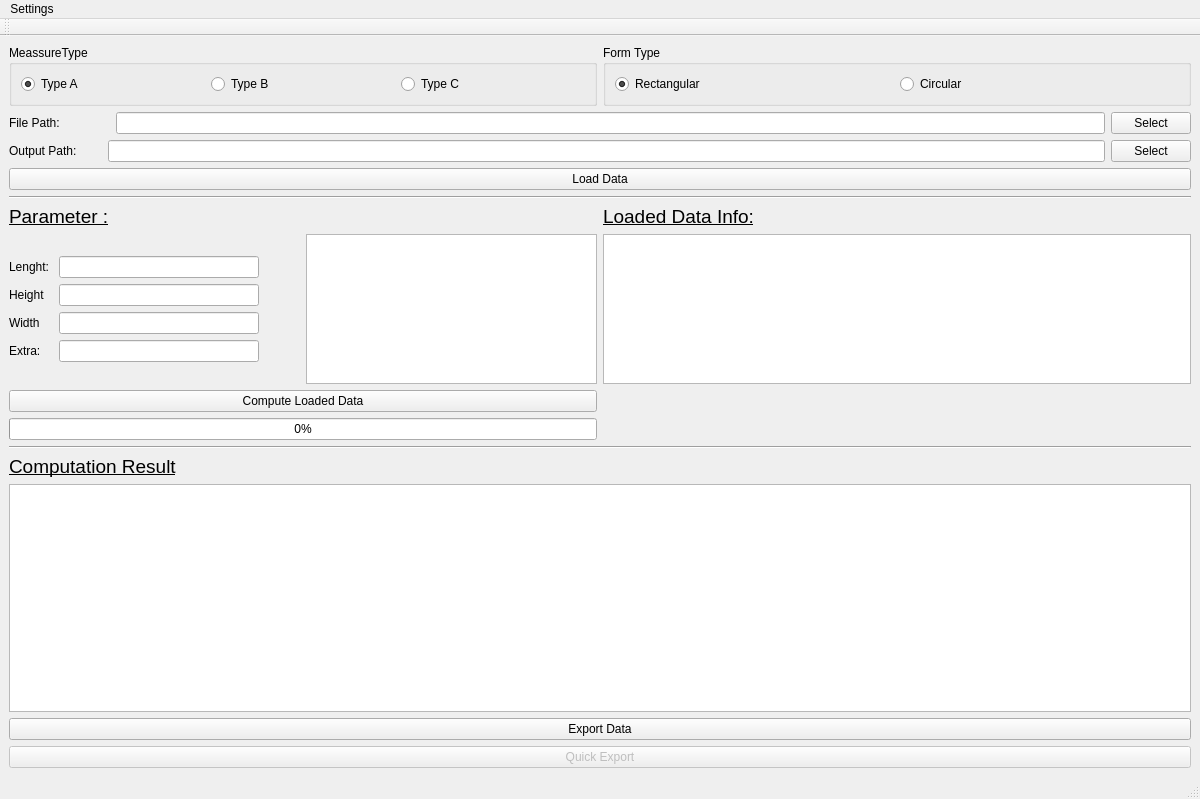
<?xml version="1.0" encoding="UTF-8"?>
<ui version="4.0">
 <class>MainWindow</class>
 <widget class="QMainWindow" name="MainWindow">
  <property name="geometry">
   <rect>
    <x>0</x>
    <y>0</y>
    <width>1200</width>
    <height>799</height>
   </rect>
  </property>
  <property name="windowTitle">
   <string>MainWindow</string>
  </property>
  <widget class="QWidget" name="centralwidget">
   <property name="minimumSize">
    <size>
     <width>1200</width>
     <height>600</height>
    </size>
   </property>
   <layout class="QVBoxLayout" name="verticalLayout_2">
    <item>
     <layout class="QVBoxLayout" name="verticalLayout">
      <item>
       <layout class="QVBoxLayout" name="verticalLayout_4">
        <item>
         <layout class="QHBoxLayout" name="horizontalLayout_8">
          <item>
           <widget class="QGroupBox" name="bgrpMeassureType">
            <property name="title">
             <string>MeassureType</string>
            </property>
            <layout class="QHBoxLayout" name="horizontalLayout_5">
             <item>
              <widget class="QRadioButton" name="rbTypeA">
               <property name="text">
                <string>Type A</string>
               </property>
               <property name="checked">
                <bool>true</bool>
               </property>
              </widget>
             </item>
             <item>
              <widget class="QRadioButton" name="rbTypeB">
               <property name="text">
                <string>Type B</string>
               </property>
              </widget>
             </item>
             <item>
              <widget class="QRadioButton" name="rbTypeC">
               <property name="text">
                <string>Type C</string>
               </property>
              </widget>
             </item>
            </layout>
           </widget>
          </item>
          <item>
           <widget class="QGroupBox" name="bgrpFormType">
            <property name="title">
             <string>Form Type</string>
            </property>
            <layout class="QHBoxLayout" name="horizontalLayout_9">
             <item>
              <widget class="QRadioButton" name="rbRectangular">
               <property name="text">
                <string>Rectangular</string>
               </property>
               <property name="checked">
                <bool>true</bool>
               </property>
              </widget>
             </item>
             <item>
              <widget class="QRadioButton" name="rbCircular">
               <property name="text">
                <string>Circular</string>
               </property>
              </widget>
             </item>
            </layout>
           </widget>
          </item>
         </layout>
        </item>
        <item>
         <layout class="QVBoxLayout" name="verticalLayout_5">
          <item>
           <layout class="QHBoxLayout" name="horizontalLayout_6">
            <item>
             <widget class="QLabel" name="label">
              <property name="text">
               <string>File Path:</string>
              </property>
             </widget>
            </item>
            <item>
             <spacer name="horizontalSpacer">
              <property name="orientation">
               <enum>Qt::Horizontal</enum>
              </property>
              <property name="sizeType">
               <enum>QSizePolicy::Fixed</enum>
              </property>
              <property name="sizeHint" stdset="0">
               <size>
                <width>50</width>
                <height>20</height>
               </size>
              </property>
             </spacer>
            </item>
            <item>
             <widget class="QLineEdit" name="leInputPath">
              <property name="enabled">
               <bool>true</bool>
              </property>
              <property name="readOnly">
               <bool>true</bool>
              </property>
             </widget>
            </item>
            <item>
             <widget class="QPushButton" name="btnSelecInputPath">
              <property name="text">
               <string>Select</string>
              </property>
             </widget>
            </item>
           </layout>
          </item>
          <item>
           <layout class="QHBoxLayout" name="horizontalLayout_7">
            <item>
             <widget class="QLabel" name="label_2">
              <property name="text">
               <string>Output Path:</string>
              </property>
             </widget>
            </item>
            <item>
             <spacer name="horizontalSpacer_2">
              <property name="orientation">
               <enum>Qt::Horizontal</enum>
              </property>
              <property name="sizeType">
               <enum>QSizePolicy::Fixed</enum>
              </property>
              <property name="sizeHint" stdset="0">
               <size>
                <width>25</width>
                <height>20</height>
               </size>
              </property>
             </spacer>
            </item>
            <item>
             <widget class="QLineEdit" name="leOutputPath">
              <property name="readOnly">
               <bool>true</bool>
              </property>
             </widget>
            </item>
            <item>
             <widget class="QPushButton" name="btnSelectOutputPath">
              <property name="text">
               <string>Select</string>
              </property>
             </widget>
            </item>
           </layout>
          </item>
         </layout>
        </item>
       </layout>
      </item>
      <item>
       <widget class="QPushButton" name="btnLoadData">
        <property name="text">
         <string>Load Data</string>
        </property>
       </widget>
      </item>
      <item>
       <widget class="Line" name="line">
        <property name="orientation">
         <enum>Qt::Horizontal</enum>
        </property>
       </widget>
      </item>
      <item>
       <layout class="QHBoxLayout" name="horizontalLayout_2" stretch="0,0">
        <property name="spacing">
         <number>6</number>
        </property>
        <item>
         <layout class="QVBoxLayout" name="verticalLayout_8">
          <item>
           <widget class="QLabel" name="label_4">
            <property name="lineWidth">
             <number>5</number>
            </property>
            <property name="text">
             <string>&lt;html&gt;&lt;head/&gt;&lt;body&gt;&lt;p&gt;&lt;span style=&quot; font-size:14pt; text-decoration: underline;&quot;&gt;Parameter :&lt;/span&gt;&lt;/p&gt;&lt;/body&gt;&lt;/html&gt;</string>
            </property>
            <property name="scaledContents">
             <bool>false</bool>
            </property>
           </widget>
          </item>
          <item>
           <layout class="QHBoxLayout" name="horizontalLayout_3">
            <item>
             <layout class="QFormLayout" name="formLayout_2">
              <property name="labelAlignment">
               <set>Qt::AlignBottom|Qt::AlignLeading|Qt::AlignLeft</set>
              </property>
              <property name="formAlignment">
               <set>Qt::AlignLeading|Qt::AlignLeft|Qt::AlignVCenter</set>
              </property>
              <item row="1" column="0">
               <widget class="QLabel" name="label_3">
                <property name="text">
                 <string>Lenght: </string>
                </property>
               </widget>
              </item>
              <item row="1" column="1">
               <widget class="QLineEdit" name="txtLenght">
                <property name="maximumSize">
                 <size>
                  <width>200</width>
                  <height>16777215</height>
                 </size>
                </property>
               </widget>
              </item>
              <item row="2" column="0">
               <widget class="QLabel" name="label_5">
                <property name="text">
                 <string>Height</string>
                </property>
               </widget>
              </item>
              <item row="2" column="1">
               <widget class="QLineEdit" name="txtHeight">
                <property name="maximumSize">
                 <size>
                  <width>200</width>
                  <height>16777215</height>
                 </size>
                </property>
               </widget>
              </item>
              <item row="3" column="0">
               <widget class="QLabel" name="label_6">
                <property name="text">
                 <string>Width</string>
                </property>
               </widget>
              </item>
              <item row="3" column="1">
               <widget class="QLineEdit" name="txtWidth">
                <property name="maximumSize">
                 <size>
                  <width>200</width>
                  <height>16777215</height>
                 </size>
                </property>
               </widget>
              </item>
              <item row="4" column="0">
               <widget class="QLabel" name="label_7">
                <property name="text">
                 <string>Extra:</string>
                </property>
               </widget>
              </item>
              <item row="4" column="1">
               <widget class="QLineEdit" name="txtExtra">
                <property name="maximumSize">
                 <size>
                  <width>200</width>
                  <height>16777215</height>
                 </size>
                </property>
               </widget>
              </item>
             </layout>
            </item>
            <item>
             <layout class="QVBoxLayout" name="verticalLayout_7"/>
            </item>
            <item>
             <widget class="QGraphicsView" name="graphicsView">
              <property name="maximumSize">
               <size>
                <width>300</width>
                <height>150</height>
               </size>
              </property>
             </widget>
            </item>
           </layout>
          </item>
          <item>
           <widget class="QPushButton" name="btnComputeData">
            <property name="text">
             <string>Compute Loaded Data</string>
            </property>
           </widget>
          </item>
          <item>
           <widget class="QProgressBar" name="pgbLoadedData">
            <property name="value">
             <number>0</number>
            </property>
           </widget>
          </item>
         </layout>
        </item>
        <item>
         <layout class="QVBoxLayout" name="verticalLayout_9">
          <item>
           <widget class="QLabel" name="label_9">
            <property name="maximumSize">
             <size>
              <width>16777215</width>
              <height>200</height>
             </size>
            </property>
            <property name="text">
             <string>&lt;html&gt;&lt;head/&gt;&lt;body&gt;&lt;p&gt;&lt;span style=&quot; font-size:14pt; text-decoration: underline;&quot;&gt;Loaded Data Info:&lt;/span&gt;&lt;/p&gt;&lt;/body&gt;&lt;/html&gt;</string>
            </property>
           </widget>
          </item>
          <item>
           <widget class="QTableView" name="tblDataInfo">
            <property name="maximumSize">
             <size>
              <width>16777215</width>
              <height>150</height>
             </size>
            </property>
           </widget>
          </item>
          <item>
           <spacer name="verticalSpacer_2">
            <property name="orientation">
             <enum>Qt::Vertical</enum>
            </property>
            <property name="sizeHint" stdset="0">
             <size>
              <width>20</width>
              <height>20</height>
             </size>
            </property>
           </spacer>
          </item>
         </layout>
        </item>
       </layout>
      </item>
     </layout>
    </item>
    <item>
     <widget class="Line" name="line_2">
      <property name="orientation">
       <enum>Qt::Horizontal</enum>
      </property>
     </widget>
    </item>
    <item>
     <layout class="QVBoxLayout" name="verticalLayout_3">
      <item>
       <layout class="QVBoxLayout" name="verticalLayout_10" stretch="0,0,0,0">
        <property name="spacing">
         <number>6</number>
        </property>
        <item>
         <widget class="QLabel" name="label_8">
          <property name="text">
           <string>&lt;html&gt;&lt;head/&gt;&lt;body&gt;&lt;p&gt;&lt;span style=&quot; font-size:14pt; text-decoration: underline;&quot;&gt;Computation Result&lt;/span&gt;&lt;/p&gt;&lt;/body&gt;&lt;/html&gt;</string>
          </property>
         </widget>
        </item>
        <item>
         <widget class="QTableView" name="tblComputationResult"/>
        </item>
        <item>
         <widget class="QPushButton" name="btnExportData">
          <property name="text">
           <string>Export Data</string>
          </property>
         </widget>
        </item>
        <item>
         <widget class="QPushButton" name="btnQuickExport">
          <property name="enabled">
           <bool>false</bool>
          </property>
          <property name="text">
           <string>Quick Export</string>
          </property>
         </widget>
        </item>
       </layout>
      </item>
     </layout>
    </item>
   </layout>
  </widget>
  <widget class="QMenuBar" name="menubar">
   <property name="geometry">
    <rect>
     <x>0</x>
     <y>0</y>
     <width>1200</width>
     <height>22</height>
    </rect>
   </property>
   <widget class="QMenu" name="menuSettings">
    <property name="title">
     <string>Settings</string>
    </property>
    <addaction name="actionEnable_Disable_Fast_Complete"/>
   </widget>
   <addaction name="menuSettings"/>
  </widget>
  <widget class="QStatusBar" name="statusbar"/>
  <widget class="QToolBar" name="toolBar">
   <property name="windowTitle">
    <string>toolBar</string>
   </property>
   <attribute name="toolBarArea">
    <enum>TopToolBarArea</enum>
   </attribute>
   <attribute name="toolBarBreak">
    <bool>false</bool>
   </attribute>
  </widget>
  <action name="actionEnable_Disable_Fast_Complete">
   <property name="text">
    <string>Enable/Disable Quick Export</string>
   </property>
  </action>
 </widget>
 <resources/>
 <connections/>
</ui>
